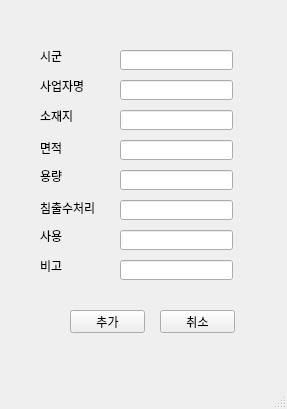
<?xml version="1.0" encoding="UTF-8"?>
<ui version="4.0">
 <class>MainWindow</class>
 <widget class="QMainWindow" name="MainWindow">
  <property name="geometry">
   <rect>
    <x>0</x>
    <y>0</y>
    <width>287</width>
    <height>409</height>
   </rect>
  </property>
  <property name="windowTitle">
   <string>MainWindow</string>
  </property>
  <widget class="QWidget" name="centralwidget">
   <widget class="QLabel" name="label">
    <property name="geometry">
     <rect>
      <x>40</x>
      <y>50</y>
      <width>56</width>
      <height>12</height>
     </rect>
    </property>
    <property name="text">
     <string>시군</string>
    </property>
   </widget>
   <widget class="QLabel" name="label_2">
    <property name="geometry">
     <rect>
      <x>40</x>
      <y>80</y>
      <width>56</width>
      <height>12</height>
     </rect>
    </property>
    <property name="text">
     <string>사업자명</string>
    </property>
   </widget>
   <widget class="QLabel" name="label_3">
    <property name="geometry">
     <rect>
      <x>40</x>
      <y>110</y>
      <width>56</width>
      <height>12</height>
     </rect>
    </property>
    <property name="text">
     <string>소재지</string>
    </property>
   </widget>
   <widget class="QLabel" name="label_4">
    <property name="geometry">
     <rect>
      <x>40</x>
      <y>140</y>
      <width>41</width>
      <height>16</height>
     </rect>
    </property>
    <property name="text">
     <string>면적</string>
    </property>
   </widget>
   <widget class="QLabel" name="label_5">
    <property name="geometry">
     <rect>
      <x>40</x>
      <y>170</y>
      <width>56</width>
      <height>12</height>
     </rect>
    </property>
    <property name="text">
     <string>용량</string>
    </property>
   </widget>
   <widget class="QLabel" name="label_6">
    <property name="geometry">
     <rect>
      <x>40</x>
      <y>200</y>
      <width>71</width>
      <height>16</height>
     </rect>
    </property>
    <property name="text">
     <string>침출수처리</string>
    </property>
   </widget>
   <widget class="QLabel" name="label_7">
    <property name="geometry">
     <rect>
      <x>40</x>
      <y>230</y>
      <width>56</width>
      <height>12</height>
     </rect>
    </property>
    <property name="text">
     <string>사용</string>
    </property>
   </widget>
   <widget class="QLabel" name="label_8">
    <property name="geometry">
     <rect>
      <x>40</x>
      <y>260</y>
      <width>56</width>
      <height>12</height>
     </rect>
    </property>
    <property name="text">
     <string>비고</string>
    </property>
   </widget>
   <widget class="QLineEdit" name="lineEdit_1">
    <property name="geometry">
     <rect>
      <x>120</x>
      <y>50</y>
      <width>113</width>
      <height>20</height>
     </rect>
    </property>
   </widget>
   <widget class="QLineEdit" name="lineEdit_2">
    <property name="geometry">
     <rect>
      <x>120</x>
      <y>80</y>
      <width>113</width>
      <height>20</height>
     </rect>
    </property>
   </widget>
   <widget class="QLineEdit" name="lineEdit_3">
    <property name="geometry">
     <rect>
      <x>120</x>
      <y>110</y>
      <width>113</width>
      <height>20</height>
     </rect>
    </property>
   </widget>
   <widget class="QLineEdit" name="lineEdit_4">
    <property name="geometry">
     <rect>
      <x>120</x>
      <y>140</y>
      <width>113</width>
      <height>20</height>
     </rect>
    </property>
   </widget>
   <widget class="QLineEdit" name="lineEdit_5">
    <property name="geometry">
     <rect>
      <x>120</x>
      <y>170</y>
      <width>113</width>
      <height>20</height>
     </rect>
    </property>
   </widget>
   <widget class="QLineEdit" name="lineEdit_6">
    <property name="geometry">
     <rect>
      <x>120</x>
      <y>200</y>
      <width>113</width>
      <height>20</height>
     </rect>
    </property>
   </widget>
   <widget class="QLineEdit" name="lineEdit_7">
    <property name="geometry">
     <rect>
      <x>120</x>
      <y>230</y>
      <width>113</width>
      <height>20</height>
     </rect>
    </property>
   </widget>
   <widget class="QLineEdit" name="lineEdit_8">
    <property name="geometry">
     <rect>
      <x>120</x>
      <y>260</y>
      <width>113</width>
      <height>20</height>
     </rect>
    </property>
   </widget>
   <widget class="QPushButton" name="pushButton">
    <property name="geometry">
     <rect>
      <x>70</x>
      <y>310</y>
      <width>75</width>
      <height>23</height>
     </rect>
    </property>
    <property name="text">
     <string>추가</string>
    </property>
   </widget>
   <widget class="QPushButton" name="pushButton_2">
    <property name="geometry">
     <rect>
      <x>160</x>
      <y>310</y>
      <width>75</width>
      <height>23</height>
     </rect>
    </property>
    <property name="text">
     <string>취소</string>
    </property>
   </widget>
  </widget>
  <widget class="QMenuBar" name="menubar">
   <property name="geometry">
    <rect>
     <x>0</x>
     <y>0</y>
     <width>287</width>
     <height>21</height>
    </rect>
   </property>
  </widget>
  <widget class="QStatusBar" name="statusbar"/>
 </widget>
 <resources/>
 <connections/>
</ui>
